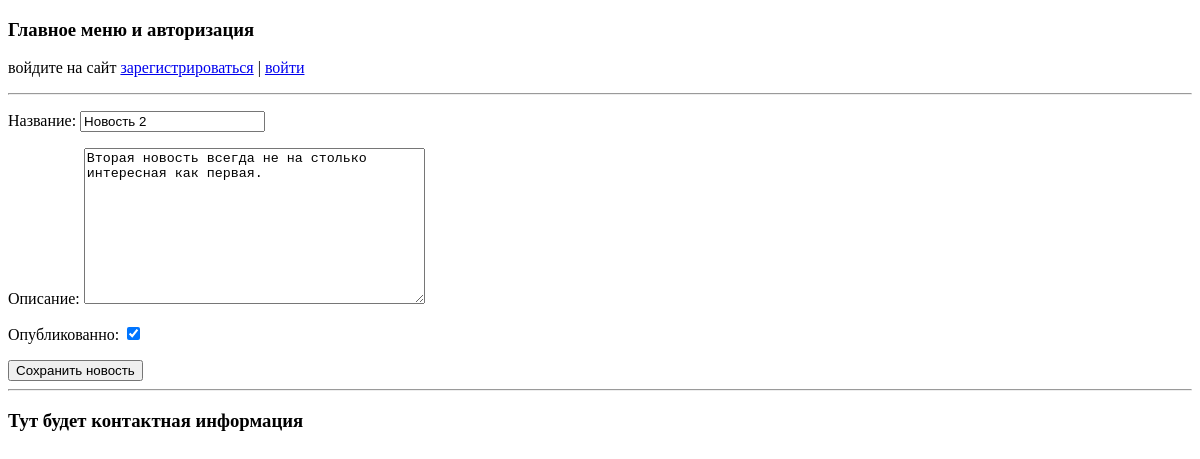
Before: /news/2/edit/ with the older database file.
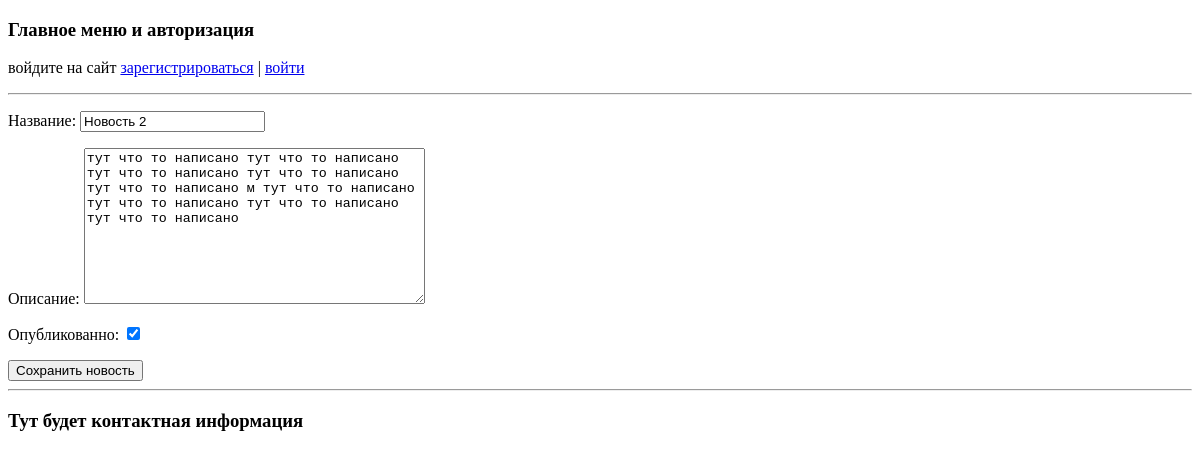
After: the same page with the newer database file.
### news/models.py (models this page shows, shortened)
class New(models.Model):
    title = models.CharField(max_length=1000, verbose_name='Название')
    description = models.TextField(default='', verbose_name='Описание')
    publish = models.BooleanField(default=False, verbose_name='Опубликованно')
    time_create = models.DateTimeField(auto_now_add=True, verbose_name='Создана')
    time_update = models.DateTimeField(auto_now=True, verbose_name='Отредактированно')
    class Meta:
        verbose_name = 'Новость'
        verbose_name_plural = 'Новости'

### news/views.py (the view, shortened to what this page needs)
# urls.py: path('news/<int:pk>/edit/', NewEditView.as_view(), name='edit_new'),
class NewEditView(View):
    def get(self, request, pk):
        new = New.objects.get(id=pk)
        new_form = NewForm(instance=new)
        return render(request, 'news/edit_new.html', context={'new_form': new_form, 'pk': pk})

### news/forms.py
class NewForm(forms.ModelForm):
    class Meta:
        model = New
        fields = '__all__'

### templates/news/edit_new.html (shortened to what this page needs)
{% extends "index.html" %}
{% block content %}
    <form method="post" action="{% url 'edit_new' pk %}">
        {{new_form.as_p}}
        <button type="submit">Сохранить новость</button>
    </form>
{% endblock %}

Changed rows visible on the page:
changed New "Новость 2": description "Вторая новость всегда не на столько интересная как первая." → "тут что то написано тут что то написано тут что то написано тут что то написано тут что то написано м тут что то написано тут что то написано тут что то написано тут что то написано"
